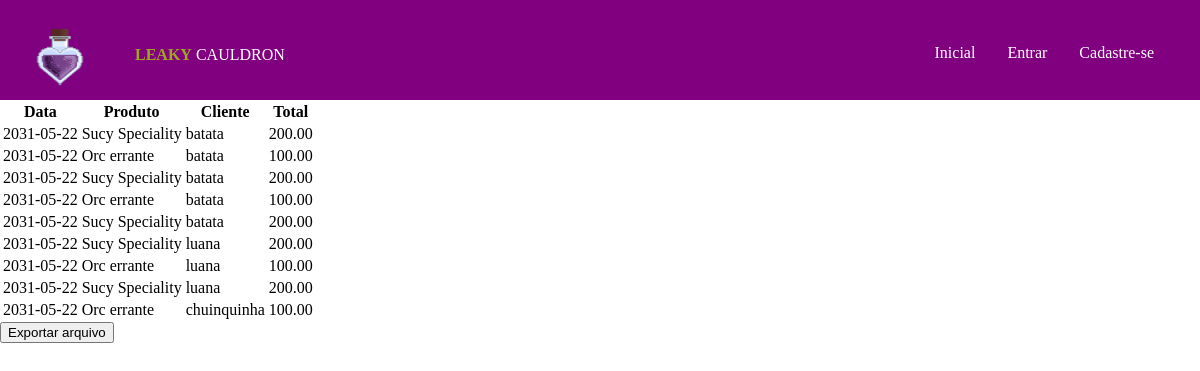
The page /vendas_report.php on the database its author committed.
### tables this page shows
CREATE TABLE `venda` (
  `id` int(5) NOT NULL,
  `data` date NOT NULL,
  `total` varchar(20) NOT NULL,
  `produto` int(5) NOT NULL,
  `cliente` int(5) NOT NULL,
  `pagamento` varchar(10) NOT NULL
);

CREATE TABLE `potion` (
  `id` int(5) NOT NULL,
  `nome` varchar(80) NOT NULL,
  `preco` varchar(20) NOT NULL,
  `tipo` int(5) NOT NULL
);

CREATE TABLE `cliente` (
  `id` int(5) NOT NULL,
  `nome` varchar(80) NOT NULL,
  `login` varchar(60) NOT NULL,
  `password` varchar(120) NOT NULL,
  `cpf` varchar(25) NOT NULL,
  `avatar` varchar(180) NOT NULL
);

### src/vendas_report.php (the view, shortened to what this page needs)
<html>
<head>
    <?php include ('config.php');
    include 'navigation_bar.php';
    include 'host.php'; ?>
    <link rel="stylesheet" type="text/css" href="https://cdn.datatables.net/v/dt/dt-1.11.5/datatables.min.css" />
</head>
    <body>
        <?php
        $sql = "SELECT data, total, produto, cliente, pagamento FROM venda";
        $result = mysqli_query($con, $sql);
        $vendas = [];
        if ($result != null) {
            $vendas = $result->fetch_all(MYSQLI_ASSOC);
        }
        ?>
        <link rel="stylesheet" type="text/css" href="https://cdn.datatables.net/v/dt/dt-1.11.5/datatables.min.css" />
        <table id="tblUser">
            <thead>
                <th>Data</th>
                <th>Produto</th>
                <th>Cliente</th>
                <th>Total</th>
            </thead>
            <tbody>
                <?php if(!empty($vendas)) { ?>
                    <?php foreach($vendas as $venda) { ?>
                        <tr>
                            <td><?php echo $venda['data']; ?></td>
                            <?php
                                @$produtoId = $venda['produto'];
                                @$getProdutoNome = mysqli_query($con, "SELECT nome FROM potion WHERE id = $produtoId");
                                while(@$resultProdutoNome = mysqli_fetch_array($getProdutoNome)){
                                    @$produtoNome = @$resultProdutoNome['nome'];
                                }
                            ?>
                            <td><?php echo $produtoNome; ?></td>
                            <?php
                                @$clienteId = $venda['cliente'];
                                @$getClienteNome = mysqli_query($con, "SELECT nome FROM cliente WHERE id = $clienteId");
                                while(@$resultClienteNome = mysqli_fetch_array($getClienteNome)){
                                    @$clienteNome = @$resultClienteNome['nome'];
                                }
                            ?>
                            <td><?php echo $clienteNome; ?></td>
                            <td><?php echo $venda['total']; ?></td>
                        </tr>
                    <?php } ?>
                <?php } ?>
            </tbody>
        </table>
        <form action="#" method="POST">
            <a href="vendas.txt" download><button value="Exportar arquivo" name="botao">Exportar arquivo</button></a>
        </form>
    </body>
</html>

### src/navigation_bar.php (shortened to what this page needs)
<link rel="stylesheet" href="css/navigation_bar_style.css">
<ol>
    <img style="float: left;" src="img/potion-one.gif" alt="LEAKY CAULDRON" height="100" width="120"/>
    <div style="margin-top: 30px; margin-right: 30px">
        <li><p><span>LEAKY</span> CAULDRON</p></li>
        <li style="float: right"><a href="register_cliente.php">Cadastre-se</a></li>
        <li class="dropdown" style="float: right">
            <a href="javascript:void(0)" class="dropbtn">Entrar</a>
        </li>
        <li style="float: right"><a href="index.php">Inicial</a></li>
    </div>
</ol>

### src/css/navigation_bar_style.css (style rules this page uses)
body { margin: 0 auto; }
ol { list-style-type: none; order: initial; margin: 0; padding: 0; overflow: hidden; background-color: purple; }
li { float: left; }
li span { margin-left: 15px; color: #9fa91f; font-weight: bold; }
li p { color: white; }
li a { display: block; color: white; text-align: center; padding: 14px 16px; text-decoration: none; }
.dropbtn { display: inline-block; color: white; text-align: center; padding: 14px 16px; text-decoration: none; }
.dropdown { display: inline-block; }

### rows shown on the page
venda: data "2031-05-22", produto.nome "Sucy Speciality", cliente.nome "batata", total "200.00"
venda: data "2031-05-22", produto.nome "Orc errante", cliente.nome "batata", total "100.00"
venda: data "2031-05-22", produto.nome "Sucy Speciality", cliente.nome "batata", total "200.00"
venda: data "2031-05-22", produto.nome "Orc errante", cliente.nome "batata", total "100.00"
venda: data "2031-05-22", produto.nome "Sucy Speciality", cliente.nome "batata", total "200.00"
venda: data "2031-05-22", produto.nome "Sucy Speciality", cliente.nome "luana", total "200.00"
venda: data "2031-05-22", produto.nome "Orc errante", cliente.nome "luana", total "100.00"
venda: data "2031-05-22", produto.nome "Sucy Speciality", cliente.nome "luana", total "200.00"
venda: data "2031-05-22", produto.nome "Orc errante", cliente.nome "chuinquinha", total "100.00"
